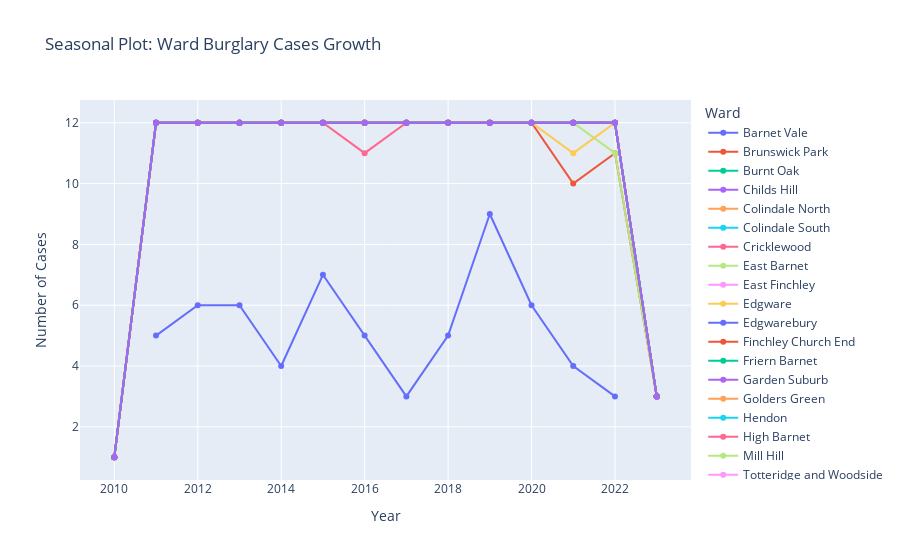

Notebook source saved alongside this figure:
### Code cell
fig_w = px.line(filtered_df_new.groupby(['Ward', 'Year']).size().reset_index(name='Burglary Rate'), x='Year', y='Burglary Rate', color='Ward',
                   title="Seasonal Plot: Ward Burglary Cases Growth")
fig_w.update_yaxes(title="Number of Cases")
fig_w.update_traces(mode="markers+lines", hovertemplate=None)
fig_w.update_layout(hovermode="x unified")

fig_w.show()

### Figure 1 — Plotly figure (JSON) as saved in the notebook; plotly's stock layout.template omitted (floating-point values rounded to 4 significant figures)
{"data": [{"legendgroup": "Barnet Vale", "line": {"color": "#636efa", "dash": "solid"}, "marker": {"symbol": "circle"}, "mode": "markers+lines", "name": "Barnet Vale", "orientation": "v", "showlegend": true, "type": "scatter", "x": [2011, 2012, 2013, 2014, 2015, 2016, 2017, 2018, 2019, 2020, 2021, 2022], "xaxis": "x", "y": [5, 6, 6, 4, 7, 5, 3, 5, 9, 6, 4, 3], "yaxis": "y"}, {"legendgroup": "Brunswick Park", "line": {"color": "#EF553B", "dash": "solid"}, "marker": {"symbol": "circle"}, "mode": "markers+lines", "name": "Brunswick Park", "orientation": "v", "showlegend": true, "type": "scatter", "x": [2010, 2011, 2012, 2013, 2014, 2015, 2016, 2017, 2018, 2019, 2020, 2021, 2022, 2023], "xaxis": "x", "y": [1, 12, 12, 12, 12, 12, 12, 12, 12, 12, 12, 12, 12, 3], "yaxis": "y"}, {"legendgroup": "Burnt Oak", "line": {"color": "#00cc96", "dash": "solid"}, "marker": {"symbol": "circle"}, "mode": "markers+lines", "name": "Burnt Oak", "orientation": "v", "showlegend": true, "type": "scatter", "x": [2010, 2011, 2012, 2013, 2014, 2015, 2016, 2017, 2018, 2019, 2020, 2021, 2022, 2023], "xaxis": "x", "y": [1, 12, 12, 12, 12, 12, 12, 12, 12, 12, 12, 12, 12, 3], "yaxis": "y"}, {"legendgroup": "Childs Hill", "line": {"color": "#ab63fa", "dash": "solid"}, "marker": {"symbol": "circle"}, "mode": "markers+lines", "name": "Childs Hill", "orientation": "v", "showlegend": true, "type": "scatter", "x": [2010, 2011, 2012, 2013, 2014, 2015, 2016, 2017, 2018, 2019, 2020, 2021, 2022, 2023], "xaxis": "x", "y": [1, 12, 12, 12, 12, 12, 12, 12, 12, 12, 12, 12, 12, 3], "yaxis": "y"}, {"legendgroup": "Colindale North", "line": {"color": "#FFA15A", "dash": "solid"}, "marker": {"symbol": "circle"}, "mode": "markers+lines", "name": "Colindale North", "orientation": "v", "showlegend": true, "type": "scatter", "x": [2010, 2011, 2012, 2013, 2014, 2015, 2016, 2017, 2018, 2019, 2020, 2021, 2022, 2023], "xaxis": "x", "y": [1, 12, 12, 12, 12, 12, 12, 12, 12, 12, 12, 12, 12, 3], "yaxis": "y"}, {"legendgroup": "Colindale South", "line": {"color": "#19d3f3", "dash": "solid"}, "marker": {"symbol": "circle"}, "mode": "markers+lines", "name": "Colindale South", "orientation": "v", "showlegend": true, "type": "scatter", "x": [2010, 2011, 2012, 2013, 2014, 2015, 2016, 2017, 2018, 2019, 2020, 2021, 2022, 2023], "xaxis": "x", "y": [1, 12, 12, 12, 12, 12, 12, 12, 12, 12, 12, 12, 12, 3], "yaxis": "y"}, {"legendgroup": "Cricklewood", "line": {"color": "#FF6692", "dash": "solid"}, "marker": {"symbol": "circle"}, "mode": "markers+lines", "name": "Cricklewood", "orientation": "v", "showlegend": true, "type": "scatter", "x": [2010, 2011, 2012, 2013, 2014, 2015, 2016, 2017, 2018, 2019, 2020, 2021, 2022, 2023], "xaxis": "x", "y": [1, 12, 12, 12, 12, 12, 11, 12, 12, 12, 12, 12, 12, 3], "yaxis": "y"}, {"legendgroup": "East Barnet", "line": {"color": "#B6E880", "dash": "solid"}, "marker": {"symbol": "circle"}, "mode": "markers+lines", "name": "East Barnet", "orientation": "v", "showlegend": true, "type": "scatter", "x": [2010, 2011, 2012, 2013, 2014, 2015, 2016, 2017, 2018, 2019, 2020, 2021, 2022, 2023], "xaxis": "x", "y": [1, 12, 12, 12, 12, 12, 12, 12, 12, 12, 12, 12, 12, 3], "yaxis": "y"}, {"legendgroup": "East Finchley", "line": {"color": "#FF97FF", "dash": "solid"}, "marker": {"symbol": "circle"}, "mode": "markers+lines", "name": "East Finchley", "orientation": "v", "showlegend": true, "type": "scatter", "x": [2010, 2011, 2012, 2013, 2014, 2015, 2016, 2017, 2018, 2019, 2020, 2021, 2022, 2023], "xaxis": "x", "y": [1, 12, 12, 12, 12, 12, 12, 12, 12, 12, 12, 12, 12, 3], "yaxis": "y"}, {"legendgroup": "Edgware", "line": {"color": "#FECB52", "dash": "solid"}, "marker": {"symbol": "circle"}, "mode": "markers+lines", "name": "Edgware", "orientation": "v", "showlegend": true, "type": "scatter", "x": [2010, 2011, 2012, 2013, 2014, 2015, 2016, 2017, 2018, 2019, 2020, 2021, 2022, 2023], "xaxis": "x", "y": [1, 12, 12, 12, 12, 12, 12, 12, 12, 12, 12, 12, 12, 3], "yaxis": "y"}, {"legendgroup": "Edgwarebury", "line": {"color": "#636efa", "dash": "solid"}, "marker": {"symbol": "circle"}, "mode": "markers+lines", "name": "Edgwarebury", "orientation": "v", "showlegend": true, "type": "scatter", "x": [2010, 2011, 2012, 2013, 2014, 2015, 2016, 2017, 2018, 2019, 2020, 2021, 2022, 2023], "xaxis": "x", "y": [1, 12, 12, 12, 12, 12, 12, 12, 12, 12, 12, 12, 12, 3], "yaxis": "y"}, {"legendgroup": "Finchley Church End", "line": {"color": "#EF553B", "dash": "solid"}, "marker": {"symbol": "circle"}, "mode": "markers+lines", "name": "Finchley Church End", "orientation": "v", "showlegend": true, "type": "scatter", "x": [2010, 2011, 2012, 2013, 2014, 2015, 2016, 2017, 2018, 2019, 2020, 2021, 2022, 2023], "xaxis": "x", "y": [1, 12, 12, 12, 12, 12, 12, 12, 12, 12, 12, 10, 11, 3], "yaxis": "y"}, {"legendgroup": "Friern Barnet", "line": {"color": "#00cc96", "dash": "solid"}, "marker": {"symbol": "circle"}, "mode": "markers+lines", "name": "Friern Barnet", "orientation": "v", "showlegend": true, "type": "scatter", "x": [2010, 2011, 2012, 2013, 2014, 2015, 2016, 2017, 2018, 2019, 2020, 2021, 2022, 2023], "xaxis": "x", "y": [1, 12, 12, 12, 12, 12, 12, 12, 12, 12, 12, 12, 12, 3], "yaxis": "y"}, {"legendgroup": "Garden Suburb", "line": {"color": "#ab63fa", "dash": "solid"}, "marker": {"symbol": "circle"}, "mode": "markers+lines", "name": "Garden Suburb", "orientation": "v", "showlegend": true, "type": "scatter", "x": [2010, 2011, 2012, 2013, 2014, 2015, 2016, 2017, 2018, 2019, 2020, 2021, 2022, 2023], "xaxis": "x", "y": [1, 12, 12, 12, 12, 12, 12, 12, 12, 12, 12, 12, 12, 3], "yaxis": "y"}, {"legendgroup": "Golders Green", "line": {"color": "#FFA15A", "dash": "solid"}, "marker": {"symbol": "circle"}, "mode": "markers+lines", "name": "Golders Green", "orientation": "v", "showlegend": true, "type": "scatter", "x": [2010, 2011, 2012, 2013, 2014, 2015, 2016, 2017, 2018, 2019, 2020, 2021, 2022, 2023], "xaxis": "x", "y": [1, 12, 12, 12, 12, 12, 12, 12, 12, 12, 12, 12, 12, 3], "yaxis": "y"}, {"legendgroup": "Hendon", "line": {"color": "#19d3f3", "dash": "solid"}, "marker": {"symbol": "circle"}, "mode": "markers+lines", "name": "Hendon", "orientation": "v", "showlegend": true, "type": "scatter", "x": [2010, 2011, 2012, 2013, 2014, 2015, 2016, 2017, 2018, 2019, 2020, 2021, 2022, 2023], "xaxis": "x", "y": [1, 12, 12, 12, 12, 12, 12, 12, 12, 12, 12, 12, 12, 3], "yaxis": "y"}, {"legendgroup": "High Barnet", "line": {"color": "#FF6692", "dash": "solid"}, "marker": {"symbol": "circle"}, "mode": "markers+lines", "name": "High Barnet", "orientation": "v", "showlegend": true, "type": "scatter", "x": [2010, 2011, 2012, 2013, 2014, 2015, 2016, 2017, 2018, 2019, 2020, 2021, 2022, 2023], "xaxis": "x", "y": [1, 12, 12, 12, 12, 12, 12, 12, 12, 12, 12, 12, 12, 3], "yaxis": "y"}, {"legendgroup": "Mill Hill", "line": {"color": "#B6E880", "dash": "solid"}, "marker": {"symbol": "circle"}, "mode": "markers+lines", "name": "Mill Hill", "orientation": "v", "showlegend": true, "type": "scatter", "x": [2010, 2011, 2012, 2013, 2014, 2015, 2016, 2017, 2018, 2019, 2020, 2021, 2022, 2023], "xaxis": "x", "y": [1, 12, 12, 12, 12, 12, 12, 12, 12, 12, 12, 12, 11, 3], "yaxis": "y"}, {"legendgroup": "Totteridge and Woodside", "line": {"color": "#FF97FF", "dash": "solid"}, "marker": {"symbol": "circle"}, "mode": "markers+lines", "name": "Totteridge and Woodside", "orientation": "v", "showlegend": true, "type": "scatter", "x": [2010, 2011, 2012, 2013, 2014, 2015, 2016, 2017, 2018, 2019, 2020, 2021, 2022, 2023], "xaxis": "x", "y": [1, 12, 12, 12, 12, 12, 12, 12, 12, 12, 12, 12, 12, 3], "yaxis": "y"}, {"legendgroup": "Underhill", "line": {"color": "#FECB52", "dash": "solid"}, "marker": {"symbol": "circle"}, "mode": "markers+lines", "name": "Underhill", "orientation": "v", "showlegend": true, "type": "scatter", "x": [2010, 2011, 2012, 2013, 2014, 2015, 2016, 2017, 2018, 2019, 2020, 2021, 2022, 2023], "xaxis": "x", "y": [1, 12, 12, 12, 12, 12, 12, 12, 12, 12, 12, 11, 12, 3], "yaxis": "y"}, {"legendgroup": "West Finchley", "line": {"color": "#636efa", "dash": "solid"}, "marker": {"symbol": "circle"}, "mode": "markers+lines", "name": "West Finchley", "orientation": "v", "showlegend": true, "type": "scatter", "x": [2010, 2011, 2012, 2013, 2014, 2015, 2016, 2017, 2018, 2019, 2020, 2021, 2022, 2023], "xaxis": "x", "y": [1, 12, 12, 12, 12, 12, 12, 12, 12, 12, 12, 12, 12, 3], "yaxis": "y"}, {"legendgroup": "West Hendon", "line": {"color": "#EF553B", "dash": "solid"}, "marker": {"symbol": "circle"}, "mode": "markers+lines", "name": "West Hendon", "orientation": "v", "showlegend": true, "type": "scatter", "x": [2010, 2011, 2012, 2013, 2014, 2015, 2016, 2017, 2018, 2019, 2020, 2021, 2022, 2023], "xaxis": "x", "y": [1, 12, 12, 12, 12, 12, 12, 12, 12, 12, 12, 12, 12, 3], "yaxis": "y"}, {"legendgroup": "Whetstone", "line": {"color": "#00cc96", "dash": "solid"}, "marker": {"symbol": "circle"}, "mode": "markers+lines", "name": "Whetstone", "orientation": "v", "showlegend": true, "type": "scatter", "x": [2010, 2011, 2012, 2013, 2014, 2015, 2016, 2017, 2018, 2019, 2020, 2021, 2022, 2023], "xaxis": "x", "y": [1, 12, 12, 12, 12, 12, 12, 12, 12, 12, 12, 12, 12, 3], "yaxis": "y"}, {"legendgroup": "Woodhouse", "line": {"color": "#ab63fa", "dash": "solid"}, "marker": {"symbol": "circle"}, "mode": "markers+lines", "name": "Woodhouse", "orientation": "v", "showlegend": true, "type": "scatter", "x": [2010, 2011, 2012, 2013, 2014, 2015, 2016, 2017, 2018, 2019, 2020, 2021, 2022, 2023], "xaxis": "x", "y": [1, 12, 12, 12, 12, 12, 12, 12, 12, 12, 12, 12, 12, 3], "yaxis": "y"}], "layout": {"hovermode": "x unified", "legend": {"title": {"text": "Ward"}, "tracegroupgap": 0}, "title": {"text": "Seasonal Plot: Ward Burglary Cases Growth"}, "xaxis": {"anchor": "y", "domain": [0, 1], "title": {"text": "Year"}}, "yaxis": {"anchor": "x", "domain": [0, 1], "title": {"text": "Number of Cases"}}}}
